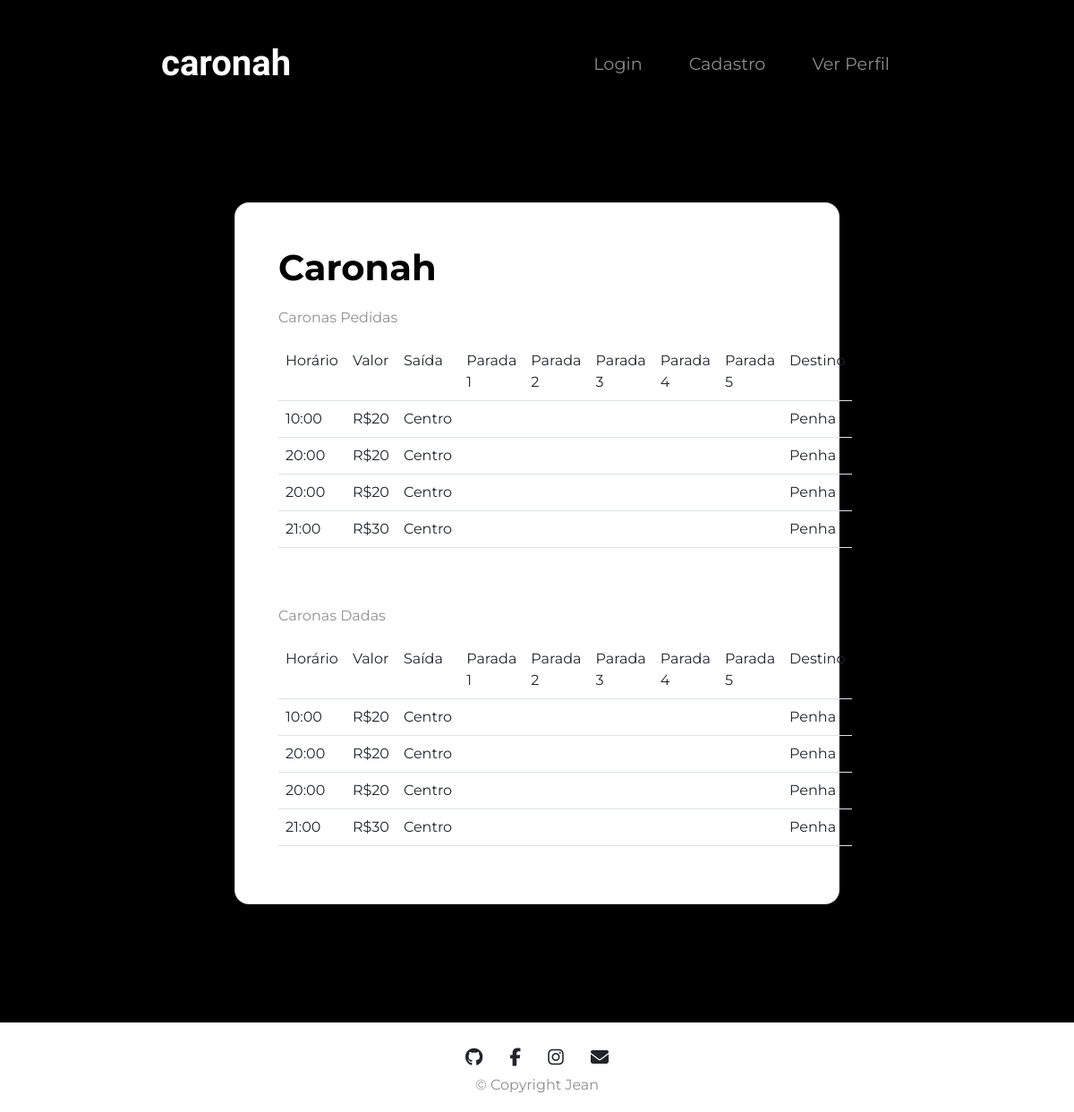
Page /perfil.php on the committed database.
### tables this page shows
CREATE TABLE IF NOT EXISTS `caronas` (
  `id` int(11) NOT NULL AUTO_INCREMENT,
  `horario` varchar(280) NOT NULL,
  `valor` float NOT NULL,
  `vagas` int(11) NOT NULL,
  `saida` varchar(280) NOT NULL,
  `destino` varchar(280) NOT NULL,
  `parada1` varchar(280) DEFAULT NULL,
  `parada2` varchar(280) DEFAULT NULL,
  `parada3` varchar(280) DEFAULT NULL,
  `parada4` varchar(280) DEFAULT NULL,
  `parada5` varchar(280) DEFAULT NULL,
  `veiculo` varchar(280) NOT NULL,
  PRIMARY KEY (`id`)
);

### carona.php (called while the page is built, shortened)
<?php
 function retornaCarona() {
	$sql = "SELECT * FROM caronas WHERE horario>CURTIME() ORDER BY horario";
	$conexao = abreConexao();
	$resultado = $conexao->query($sql);
	if (mysqli_num_rows($resultado) > 0) {
		 while ($row = mysqli_fetch_array($resultado)) {
			  $carona[] = $row;
		 }
		 return $carona;
	} else {
		 return null;
	} }
?>

### perfil.php (the view, shortened to what this page needs)
<!DOCTYPE html>
<html lang="pt-BR">
<head>
  <link href="https://cdn.jsdelivr.net/npm/bootstrap@5.1.3/dist/css/bootstrap.min.css" rel="stylesheet">
  <link rel="stylesheet" href="css/styles.css">
</head>
<body>
  <section class="colored-section" id="title">
    <div class="container-fluid">
    <nav class="nav navbar-expand-lg navbar-dark">
      <a class="navbar-brand" href="index.html">caronah</a>
      <div class="collapse navbar-collapse" id="navbarTogglerDemo01">
          <ul class="navbar-nav ms-auto">
          <li class="nav-item">
              <a class="nav-link" href="login.php">Login</a>
            </li>
            <li class="nav-item">
              <a class="nav-link" href="register.php">Cadastro</a>
            </li>
            <li class="nav-item">
              <a class="nav-link" href="perfil.php">Ver Perfil</a>
            </li>
          </ul>
      </div>
    </nav>
    <section class="vh-50" style="background-color: black;">
        <div class="container py-5 h-100">
          <div class="row d-flex justify-content-center align-items-center h-100">
            <div class="col col-xl-10">
              <div class="card" style="border-radius: 1rem;">
                <div class="row g-0">
                  <div class="col-md-12 d-flex align-items-center">
                    <div class="card-body p-4 p-lg-5 text-black">
                        <div class="d-flex align-items-center mb-3 pb-1">
                          <span class="h1 fw-bold mb-0">Caronah</span>
                        </div>
                        <div class="container">
                          <table class="table">
                              <?php include_once("carona.php");
                              $vetcaronas = retornaCarona();
                              ?><p>Caronas Pedidas</p><?php
                              if ($vetcaronas != null) {
                                echo ('<tr> <td>' . "Horário" . '</td> <td>' . "Valor" . '</td>
                          <td>' . "Saída" . '</td> <td>' . "Parada 1" . '</td> <td>' . "Parada 2" . '</td> <td>' . "Parada 3" . '</td> <td>' . "Parada 4" . '</td> <td>' . "Parada 5" .
                          '</td> <td>' . "Destino");
                                  foreach ($vetcaronas as $carona) {
                                    $horario = $carona["horario"];
                                    $valor = $carona["valor"];
                                    $saida = $carona["saida"];
                                    $destino = $carona["destino"];
                                    $parada1 = $carona["parada1"];
                                    $parada2 = $carona["parada2"];
                                    $parada3 = $carona["parada3"];
                                    $parada4 = $carona["parada4"];
                                    $parada5 = $carona["parada5"];
                                    echo ('<tr> <td>' . $horario . '</td> <td>' . "R$" . $valor . '</td>
                          <td>' . $saida . '</td> <td>' . $parada1 . '</td> <td>' . $parada2 . '</td> <td>' . $parada3 . '</td> <td>' . $parada4 . '</td> <td>' . $parada5 .
                          '</td> <td>' . $destino . '</td> </tr>');
                                  }
                              }
                              else {
                                  echo ("<tr><td>Nenhum registro encontrado!</td></tr>");
                              }
                              ?>
                          </table>
                          <table class="table">
                              <?php include_once("carona.php");
                              $vetcaronas = retornaCarona();
                              ?><br><br><p>Caronas Dadas</p><?php
                              if ($vetcaronas != null) {
                                echo ('<tr> <td>' . "Horário" . '</td> <td>' . "Valor" . '</td>
                          <td>' . "Saída" . '</td> <td>' . "Parada 1" . '</td> <td>' . "Parada 2" . '</td> <td>' . "Parada 3" . '</td> <td>' . "Parada 4" . '</td> <td>' . "Parada 5" .
                          '</td> <td>' . "Destino");
                                  foreach ($vetcaronas as $carona) {
                                    $horario = $carona["horario"];
                                    $valor = $carona["valor"];
                                    $saida = $carona["saida"];
                                    $destino = $carona["destino"];
                                    $parada1 = $carona["parada1"];
                                    $parada2 = $carona["parada2"];
                                    $parada3 = $carona["parada3"];
                                    $parada4 = $carona["parada4"];
                                    $parada5 = $carona["parada5"];
                                    echo ('<tr> <td>' . $horario . '</td> <td>' . "R$" . $valor . '</td>
                          <td>' . $saida . '</td> <td>' . $parada1 . '</td> <td>' . $parada2 . '</td> <td>' . $parada3 . '</td> <td>' . $parada4 . '</td> <td>' . $parada5 .
                          '</td> <td>' . $destino . '</td> </tr>');
                                  }
                              }
                              else {
                                  echo ("<tr><td>Nenhum registro encontrado!</td></tr>");
                              }
                              ?>
                          </table>
                      </div>
                    </div>
                  </div>
                </div>
              </div>
            </div>
          </div>
        </div>
      </section>
  </section>
  <footer class="white-section" id="footer">
    <div container-fluid>
      <button type="button" class="btn"><i class="fa-brands fa-github fa-lg"></i></button>
      <button type="button" class="btn"><i class="fa-brands fa-facebook-f fa-lg"></i></button>
      <button type="button" class="btn"><i class="fa-brands fa-instagram fa-lg"></i></button>
      <button type="button" class="btn"><i class="fa-solid fa-envelope fa-lg"></i></button>
      <p>© Copyright Jean</p>
    </div>
  </footer>
</body>
</html>
</body>
</html>

### css/styles.css (style rules this page uses)
body { font-family: 'Montserrat'; text-align: center; }
p { color: #8f8f8f; }
.container-fluid { padding: 7% 15%; }
.colored-section { background-color: black; color: #fff; }
.white-section { background-color: #fff; }
.nav { padding-bottom: 4.5rem; }
.navbar-brand { font-family: "Ubuntu"; font-size: 2.5rem; font-weight: bold; }
.nav-item { padding: 0 18px; font-size: 1.2rem; font-weight: 400; }
#title .container-fluid { padding: 3% 15% 7%; text-align: left; }
#footer { min-height: 100px; align-items: center; }
#footer .btn { position: relative; top: 20px; }
#footer p { position: relative; top: 20px; }

### rows in the picture
caronas: horario "10:00", valor "20", saida "Centro", destino "Penha"
caronas: horario "20:00", valor "20", saida "Centro", destino "Penha"
caronas: horario "20:00", valor "20", saida "Centro", destino "Penha"
caronas: horario "21:00", valor "30", saida "Centro", destino "Penha"
